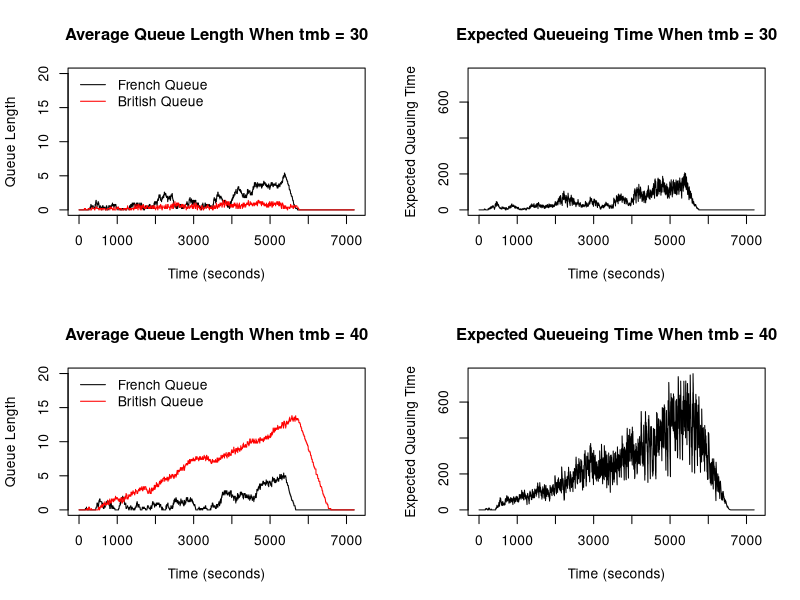

Source code (R):
## Group 25
## Frans : s2591760
## Daiki : s2547603
## Nathan : s2524152


## Contribution to this project
## Frans (40%): Handled the code for the French and British borders.
## Daiki (30%): Handled the code for cars going between French and British stations and probabilities.
## Nathan (30%): Handled the British processing side and plots. 


##################################################################################################


# This program simulates queuing system of French and British passport control
# station at a French ferry terminal. Cars first have to go through the French
# station followed by British station. Simulation runs for 2 hours (7200 seconds) 
# with 1 second step. Assume check-in closes 30 minutes before departure so that 
# car arrivals at the French station will stop after 90 minutes (5400 seconds).

# 2 simulations are run where one of them have matching arrival rate and processing
# rate while the other one is set such that there is a slight delay in the 
# British processing time.
# Plots of the average French and British queue length over time are generated
# along with the expected waiting time in the queue for a car at the start of 
# of the French queue.

# Finally, probability of at least one car missing the ferry is then estimated
# by running the simulation 100 times and considering the average French and 
# British queue length at the last second.


###############################################################################################


# The function qsim() simulates the French and British queuing system.
# qsim() takes on 8 inputs:
# (1) mf is the number of French passport control stations (default: 5)     
# (2) mb is the number of British passport control stations (default: 5)    
# (3) a.rate is the probability of a car arriving each second (default: 0.1)
# (4) trb is a constant such that the British station processing time follows 
#     Uniform(tmb, tmb+trb) (default: 40)
# (5) tmb is the minimum British handling time (default: 30)
# (6) trf is a constant such that the French station processing time follows 
#     Uniform(tmf, tmf+trf) (default: 40)
# (7) tmf is the minimum French handling time (default: 30)
# (8) maxb is the maximum British queue length per station (default: 20)

# qsim() returns a list with 3 elements:
# (1) nf: a vector of the average length of the French queues for every second
# (2) nb: a vector of the average length of the British queues for every second
# (3) eq: a vector of the average expected waiting time in the queue
#     for a car at the start of the French queue for every second

qsim <- function(mf=5,mb=5,a.rate=.1,trb=40,trf=40,tmb=30,tmf=30,maxb=20){
  
  # Initialize state variables: these values corresponds to time t = 0
  
  # each column of french_arrivals represents number of car arriving 
  # at each French station at the beginning of time t
  french_arrivals <- rep(0,mf)

  # each column of french_queues represents the number of cars waiting 
  # at each French station's queue at the beginning of time t
  french_queues <- rep(0,mf)

  # each column of french_time represents the service time left for a customer
  # at each French station at the beginning of time t
  french_times <- rep(0,mf)

  # each column of french_busy indicates whether each 
  # French station is busy (1) or not (0) at the beginning of time t
  french_busy <- rep(0,mf)

  # each column of french_exit indicates whether the car exit (1) or not (0)
  # at each French station at the end of time t/beginning of time t+1 
  french_exit <- rep(0,mf)

  # each column of french_stuck indicates whether there's a car stuck at 
  # the corresponding station (1) or not (0) at the end of time t/
  # beginning of time t+1. 
  french_stuck <- rep(0,mf)

  # Do the same for the British queues and time
  british_arrivals <- rep(0,mb)
  
  british_queues <- rep(0,mb)
  
  british_times <- rep(0,mb)

  british_busy <- rep(0,mb)
  
  british_exit <- rep(0,mb)
  
  # column of available_space indicates the amount of space available in the
  # British station at the end of time t/beginning of time t+1      
  # for containing a car arriving from the French station
  # at time t = 0, the British station can contain maxb number of queues + 1 car in the server
  available_spaces <- rep(maxb + 1,mb)

  
  # Collect the index of available British stations
  available_station <- which(available_spaces != 0)
  
  #Initialize empty vectors 
  nf <- numeric()
  nb <- numeric()
  eq <- numeric()
  
  # iterate over the entire 2 hour (7200 seconds) period
  for (t in 1:7200) {
    # Reset number of arrivals for both British and French stations at the start of the loop    
    french_arrivals <- rep(0,mf)
    british_arrivals <- rep(0,mf)
    
    # Start from the British stations
    
    # update british_arrivals at time t
    # arrivals depends on french_exit at time t-1     
    # if a car manages to exit at time t-1, it already checked the availability of    
    # British stations
    
    # the number of arrivals at the British station is the total number of cars    
    # exiting the French station
    british_num_arrivals <- sum(french_exit)
    
    # If there are cars arriving at the British station
    if (british_num_arrivals > 0){
      
      # number of busy British stations
      num_british_busy <- sum(british_busy)
      
      # iterate over each arriving car
      for (i in 1:british_num_arrivals){
        
        # If there are any stations that are not busy
        if (num_british_busy < 5) {
          # go to the station that is not busy because
          # if station is not busy at time t-1, it is available at time t
          
          # obtain the index of the target station:
          # get the index of the station that is not busy (the station will have  
          # a minimum value of 0 as its busy state) that are available
          # then index available_station to get the targeted station
          go_here <- available_station[which.min(british_busy[available_station])]
          
          # assign arrival to the chosen station
          british_arrivals[go_here] <- 1
          
          
          # remove the chosen station from choices of available station
          # because it is busy now
          available_station <- available_station[!available_station == go_here]
          
          # the chosen station is now busy to serve the new car, so add
          # number of busy British station by one
          num_british_busy <- num_british_busy + 1
          
          # This prevents a car going to British station with 0 queue that is busy 
          # serving customer and instead, direct them to stations with 0 queue 
          # that are not busy
        }
        
        # else, when all stations are busy
        else{
          # choosing the station with the minimum queue length is equivalent to choosing
          # the station with the maximum number of available spaces
          
          # obtain the index of the station with maximum available space
          go_here <- which.max(available_spaces)
          
          # enter one available station with maximum space 
          british_arrivals[go_here] <- 1
          
          # reduce the available space at the chosen station by 1
          available_spaces[go_here] <- available_spaces[go_here] - 1
        }
      }
    }
    
    # update British station busy state to values at time t
    
    # a British station is busy at time t if:
    # (1) the service time left at time t-1 is more than 1 second 
    #     (i.e, still need to serve at time t)
    # (2) or there's a customer waiting in queue at time t-1 ready to be served
    # (3) or a customer arrives exactly at time t
    for (i in 1:mb){
      if (british_times[i] > 1 || british_queues[i] > 0 || british_arrivals[i] == 1){
        british_busy[i] <- 1
      }
      # otherwise, the station is not busy
      else{
        british_busy[i] <- 0
      }
    }
    
    # update British queues length to values at time t
    for (i in 1:mb){
      # a British station's queue length changes when:
      # (1) if a station is busy at time t-1 (service time at time t-1 > 1) 
      #     then add the number of arrivals at time t to the queue length at time t-1
      # notice that these conditions allow a car who arrives exactly at time t
      # without any queue to go straight into the station without having to queue
      if (british_times[i] > 1){
        british_queues[i] <- british_queues[i] + british_arrivals[i]
      }
      
      # (2) if there's an exit recorded at time t-1 then reduce the length of the
      #     queue by the number of exit and add the arrivals at time t to the 
      #     queue length at time t-1
      else if (british_exit[i] == 1){
        # take the maximum between 0 and the calculated value to prevent
        # queue length going to negative (e.g., when a car exits from a station
        # with 0 queue length) 
        british_queues[i] <- max(0,british_queues[i] - british_exit[i] + british_arrivals[i])
      }
      
      # update British service time
      
      # a British station's service time changes when:
      # (1) if the service time at time t-1 > 1, then reduce that by one since
      #     time has progressed by one second after each iteration
      if (british_times[i] > 1){
        british_times[i] <- british_times[i] - 1
      }
      
      # (2) else if the station at time t is busy because of a new customer 
      #     arriving at time t and go straight to the station, then generate 
      #     a new service time following uniform(tmb, tmb+trb)
      else if (british_busy[i] == 1){
        
        # round the time to the nearest integer
        british_times[i] <- round(runif(1, tmb, tmb+trb),0)
      }
      
      # (3) otherwise, the station is not busy with no cars waiting or being served.
      #     So, assign zero.
      else{
        british_times[i] <- 0
      }
    }
    
    # update British exit state at time t
    
    for (i in 1:mb){
      # A car exit's value is recorded at time t when:
      # (1) if its service time at time t is 1 which implies that its service 
      #     will be finished at the end of time t
      if (british_times[i] == 1){
        british_exit[i] <- 1
      }
      
      # (2) in all other cases, no cars will exit
      else{
        british_exit[i] <- 0
      }
    }
    
    # update number of available spaces at British stations
    for (i in 1:mb){
      # (1) if the station is not busy, then the station is at full capacity, that is
      #     maxb length of queues + 1 space in the server
      if (british_busy[i] == 0){
        available_spaces[i] <- maxb + 1
      }
      
      # (2) else if the British queue at time t-1 < maxb and service time at time t-1 == 1,
      #     then, the available space at time t is the difference between maxb and the queue length 
      #     at time t-1 plus 1 space that frees up from the previous car exiting
      else if (british_queues[i] < maxb && british_times[i] == 1){
        available_spaces[i] <- maxb - british_queues[i] + 1
      }
      
      # (3) else if the British queue at time t-1 < maxb and no car exiting, then the available
      #     space is the difference between maxb and the queue length at time t-1
      else if (british_queues[i] < maxb){
        available_spaces[i] <- maxb - british_queues[i]
      }
      
      # (4) else if the service time at time t-1 == 1 (and british queue == maxb), then there 
      #     is only 1 available space from the car exiting
      else if (british_times[i] == 1){
        available_spaces[i] <- 1
      }
      
      # (5) otherwise, there is no available spaces
      else{
        available_spaces[i] <- 0
      }
    }
    
    # indices of available British station
    available_station <- which(available_spaces != 0)
  
    # the number of available spaces
    num_available_spaces <- sum(available_spaces)
    

    ## French side
    
    # Generate arrivals only within the first 90 minutes
    if (t <= 5400){  # 60s x 90mins = 5400s
      # the probability that a car arrives is a.rate
      # Let U be a random variable following Uniform(0,1)
      # Then, the Pr(U < a.rate) = a.rate
      # Therefore, the event that a number simulated from Uniform(0,1) being less than a.rate
      # (the probability of this happening is a.rate) implies that a car arrives
      # record 1 to num_arrivals if a car arrives, 0 otherwise.
      # Neglect the probability of 2 or more cars arriving in the same second
      num_arrivals <- as.integer(runif(1) < a.rate)
      
      # Update french_arrivals at time t
      
      # If there's a station that is not busy
      # choose to go to that station
      if (sum(french_busy) < 5) {
        french_arrivals[which.min(french_busy)] <- num_arrivals
      # This prevents car going to stations with 0 queue that are busy
      # and instead direct them to stations with 0 that are not busy
      }
      
      # otherwise, pick the station with the smallest queue length
      # Assume that the arriving car does not know how many seconds
      # the previous cars have left in a station
      else {
        french_arrivals[which.min(french_queues)] <- num_arrivals
      }
    }
    
    # update French station busy state to values at time t
    for (i in 1:mf) {
      # a French station is busy at time t if:
      # (1) the service time left at time t-1 is more than 1 second 
      #     (i.e, still need to serve at time t); or
      # (2) there's a customer waiting in queue at time t-1 ready to be served at time t; or
      # (3) a customer arrives exactly at time t; or
      # (4) a car is stuck inside waiting for the British queues to free up
      
      if (french_times[i] > 1 || french_queues[i] > 0 || french_arrivals[i] == 1 || french_stuck[i] == 1){
        french_busy[i] <- 1
      }
      # otherwise, the station is not busy
      else{
        french_busy[i] <- 0
      }
    }
    
    # update French queues lengths to values at time t
    for (i in 1:mf){
      # a French station's queue length changes when:
      # (1) if a station is busy at time t-1 (service time at time t-1 > 1 
      #     or a car is stuck inside) then add number of arrivals at time t
      #     to the queue length at time t-1.
      # notice that these conditions allow a car who arrives exactly at time t
      # without any queue to go straight into the station without having to queue
      if (french_times[i] > 1 || french_stuck[i] == 1){
        french_queues[i] <- french_queues[i] + french_arrivals[i]
      }
      
      # (2) if there's an exit recorded at time t-1 then reduce the length of the
      #     queue by the number of exit and add the arrivals at time t to the 
      #     queue length at time t-1
      else if (french_exit[i] == 1){
      # similar to the british_queues, taking the maximum between 0 and the value
      # ensures that queue length doesn't go to negative values
        french_queues[i] <- max(0,french_queues[i] - french_exit[i] + french_arrivals[i])
      }
    }
    
    # update French service time at time t
    for (i in 1:mf){
      # a French station's service time changes when:
      # (1) if the service time at time t-1 > 1 then reduce that by one since
      #     time has progressed by one second after each iteration
      if (french_times[i] > 1){
        french_times[i] <- french_times[i] - 1
      }
      
      # (2) else if the station at time t is busy because of a new customer 
      #     arriving at time t and go straight to the station (instead of busy
      #     because a car is stuck or because it is still serving previous customer 
      #     (first if condition)) then generate a new service time following
      #     uniform(tmf, tmf+trf)
      else if (french_busy[i] == 1 && french_stuck[i] == 0){
        french_times[i] <- round(runif(1, tmf, tmf+trf),0)
      }
      
      # (3) otherwise, the station is not busy with no cars waiting or being served.
      #     So, assign zero.
      else{
        french_times[i] <- 0
      }
    }
    
    # update French exit and stuck state at time t
    
    for (i in 1:mf){
      # (1) if its service time at time t == 1, it implies that its service 
      #     will be finished at the end of time t and there is an available 
      #     spot at the British stations, then the car can exit
      
      if (french_times[i] == 1 && num_available_spaces > 0){ 
        french_exit[i] <- 1
        
        # reduce the total number of available spaces by 1
        num_available_spaces <- num_available_spaces - 1
      }
      
      # (2) else if service time at time t == 1 but there is no free space at the
      #     British station, the car doesn't exit (assign 0 to french_exit) but 
      #     it gets stuck for the first time (assign 1 to french_Stuck)
      else if (french_times[i] == 1 && num_available_spaces == 0){
        french_exit[i] <- 0
        french_stuck[i] <- 1
      }
      
      # (3) in all other cases, no cars will exit
      else{
        french_exit[i] <- 0
      }
    }
    
    # for each station, update stuck at time t to still stuck or manage to exit
    for (i in 1:mf){
      
      # if you've been assigned exit, you cannot be stuck
      if (french_exit[i] == 1){
        french_stuck[i] <- 0
      }
      
      # else if the car was assigned to be stuck, check whether it is still
      # stuck or it can exit
      else if (french_stuck[i] == 1){
        
        # if there is available spaces, it can exit. Otherwise, it stays stuck.
        if (num_available_spaces > 0){
          french_stuck[i] <- 0
          french_exit[i] <- 1
          # reduce the total number of available spaces by 1
          num_available_spaces <- num_available_spaces - 1
        }
      }
      # in other cases, no cars are stuck
      else{
        french_stuck[i] <- 0
      }
    }
    
    # Record average queue lengths 
    # nf is the average queue lengths for the French stations
    nf[t] <- mean(french_queues)
    # nb is the average queue lengths for the British stations
    nb[t] <- mean(british_queues)
    # eq is the expected waiting time at the start of the French queue
    eq[t] <- mean(french_queues) * mean(french_times) + mean(british_queues) * mean(british_times)
    
  }
  
  # Return a list of the vectors calculated above
  return(list(nf = nf, nb = nb, eq = eq))
}


####################################################################################################################


# simulate queue with default parameter
sim <- qsim()

# simulate queue with minimum British handling time set to 40 seconds
sim_40 <- qsim(tmb = 40)

# Set up a 2x2 grid for plots
par(mfrow = c(2, 2))  

# Plot 1: Average French and British queue lengths over time when tmb = 30
plot(1:7200, sim$nf, type = "l", xlab = "Time (seconds)", ylab = "Queue Length", 
     ylim = c(0,20))
lines(1:7200, sim$nb, col = "red")
title("Average Queue Length When tmb = 30")
legend("topleft", legend = c("French Queue", "British Queue"), 
       col = c("black", "red"), lty = 1, bty = "n")

# Plot 2: Expected queuing time over time when tmb = 30
plot(1:7200, sim$eq, type = "l", xlab = "Time (seconds)", 
     ylab = "Expected Queuing Time", ylim = c(0,ceiling(max(sim_40$eq))))
title("Expected Queueing Time When tmb = 30")

# Plot 3: Average French and British queue lengths over time when tmb = 40
plot(1:7200, sim_40$nf, type = "l", xlab = "Time (seconds)", 
     ylab = "Queue Length", ylim = c(0,20))
lines(1:7200, sim_40$nb, col = "red")
title("Average Queue Length When tmb = 40")
legend("topleft", legend = c("French Queue", "British Queue"), 
       col = c("black", "red"), lty = 1, bty = "n")

# Plot 4: Expected queuing time over time when tmb = 40
plot(1:7200, sim_40$eq, type = "l", xlab = "Time (seconds)", 
     ylab = "Expected Queuing Time", ylim = c(0,ceiling(max(sim_40$eq))))
title("Expected Queueing Time When tmb = 40")


# Estimation of the probability that at least one car miss the ferry departure 
# if the arrival and processing rate matches and if there is a slight delay 
# in the British processing time.

# Initialize a variable that counts the number of times in each simulation that 
# at least one car is still in the queue by the end of the simulation
missing <- 0
missing_2 <- 0

# Simulation time 
sim_t <- 7200

# run the each simulation 100 times and record the last average French and British queue lengths
for (i in 1:100) {
  
  sim_prob <- qsim(tmb = 40) # slight delay case
  last_nf <- sim_prob$nf[sim_t] # average french queue length at t=7200
  last_nb <- sim_prob$nb[sim_t] # average british queue length at t=7200
  
  sim_prob2 <- qsim(tmb = 30) # matching rate case
  last_nf2 <- sim_prob2$nf[sim_t]
  last_nb2 <- sim_prob2$nb[sim_t]
  
  # non-zero average of the queue lengths indicate that there are still cars
  # remaining in the queue.
  # Therefore, if the sum of the averages are not 0
  if (sum(last_nf, last_nb) != 0) {
    # there is at least one car stuck in the queue at the end of the 2-hour 
    # simulation period
    missing <- missing + 1
  }
  
  if (sum(last_nf2, last_nb2) != 0) {
    missing_2 <- missing_2 + 1
  }
  
}

# Calculate the empirical probability that at least one car miss the ferry 
# and print out the result
prob <- missing / 100
cat("The probability of at least one car missing the ferry departure when tmb = 40 is ", prob, ".", sep = "")

prob2 <- missing_2 / 100
cat("The probability of at least one car missing the ferry departure when tmb = 30 is ", prob2, ".", sep = "")


# Findings:

# If the average British processing time matches the average French processing time,
# then the average queue length and expected queuing time remains relatively low. 
# However, when there is a small extra delays in British checking, 
# the expected queuing time will be visibly greater. 

# This is because a longer processing time for the British station greatly 
# increases the average British queue length.
# However, the length of the French queues will remain similar when there are 
# just slight delays in British processing time because cars are exiting the 
# French station normally as long as no cars are getting stuck in the French station.

# A notable increase in the average French queue length would be expected when 
# the British stations start reaching their maximum capacity i.e., when cars
# starts getting stuck at the French station which would impact the French queue length. 

# As a result, the probability that at least one car miss the ferry when the 
# average rate of processing British passports falls behind the arrival rate 
# into the French queues tend to be greater than if both rates are the same. 
